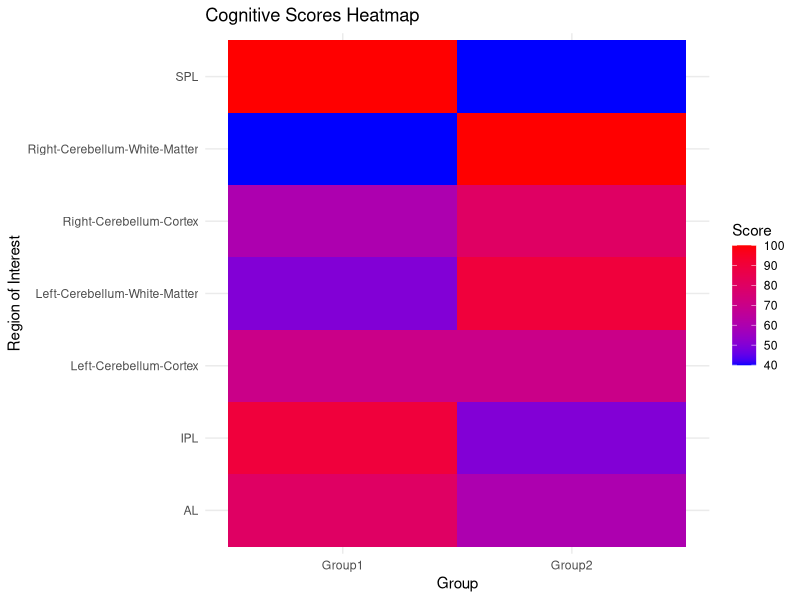
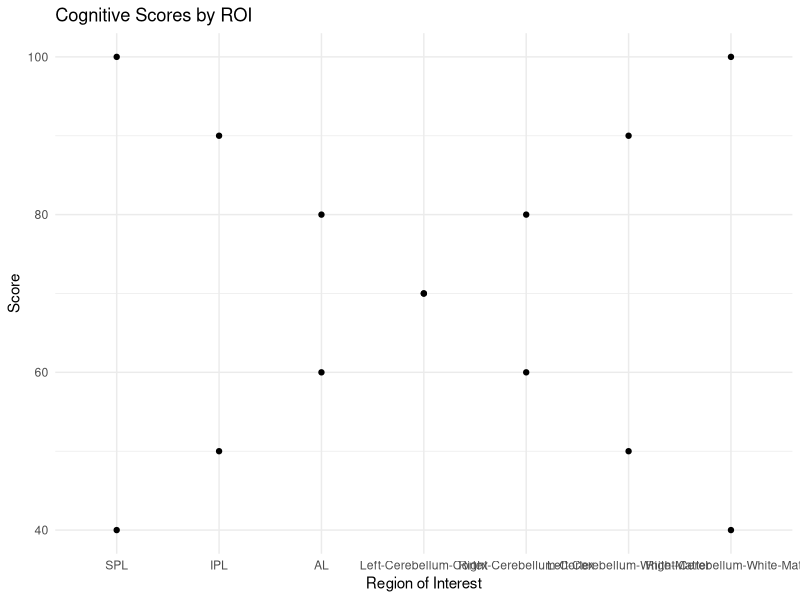
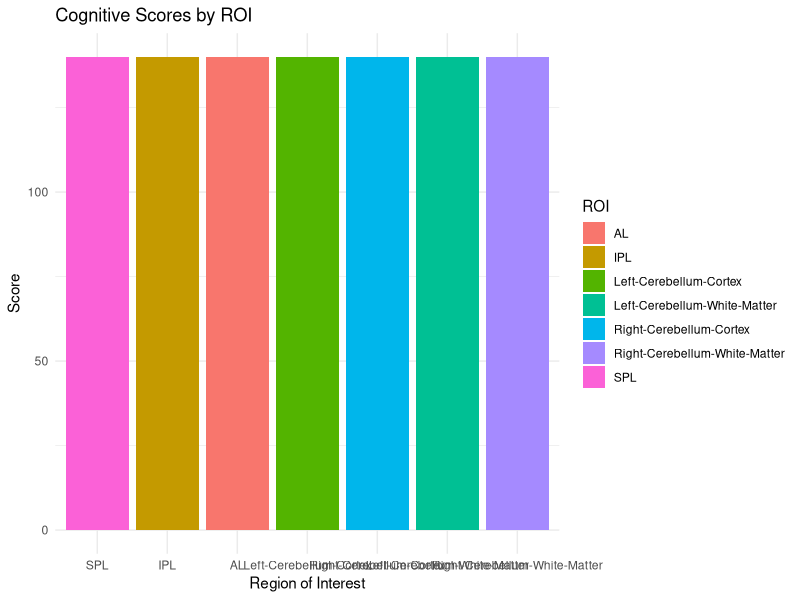
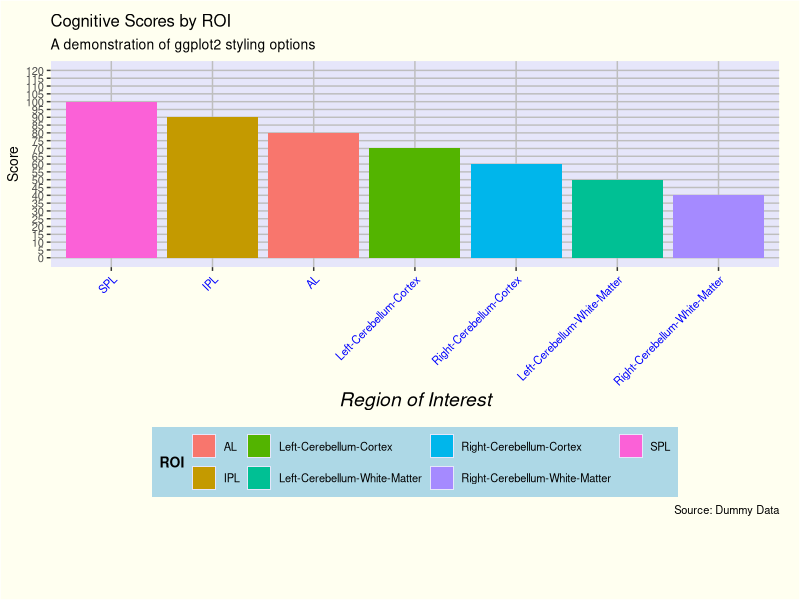
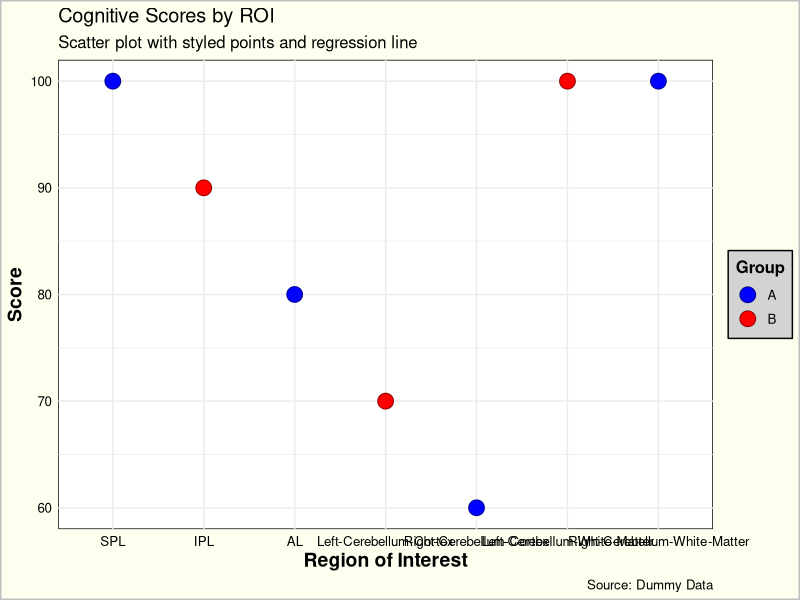
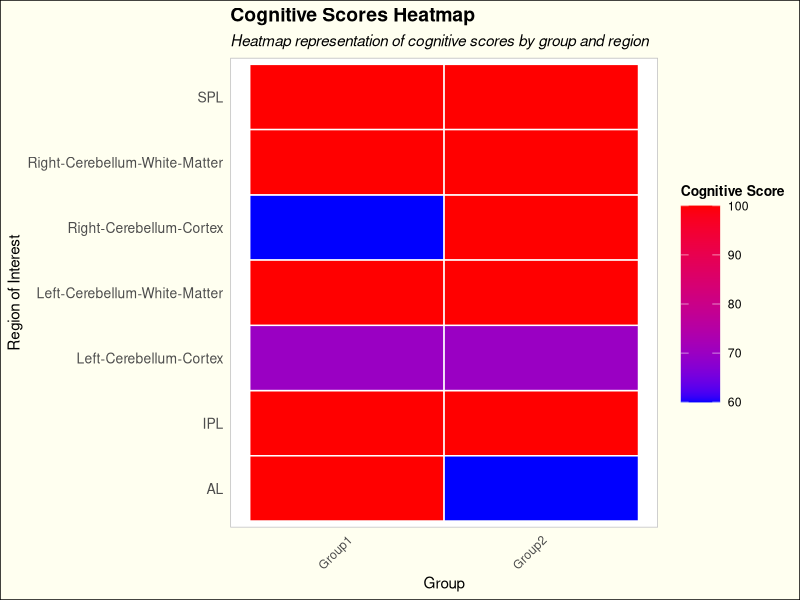
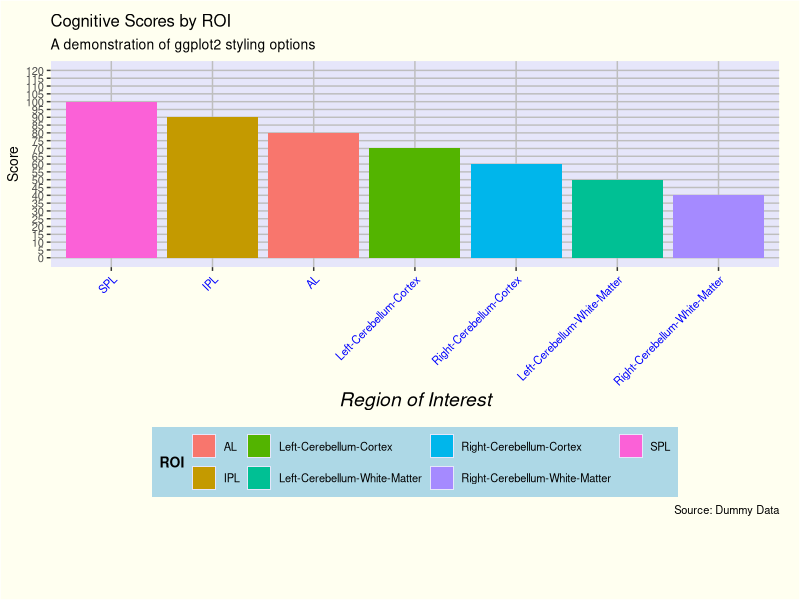
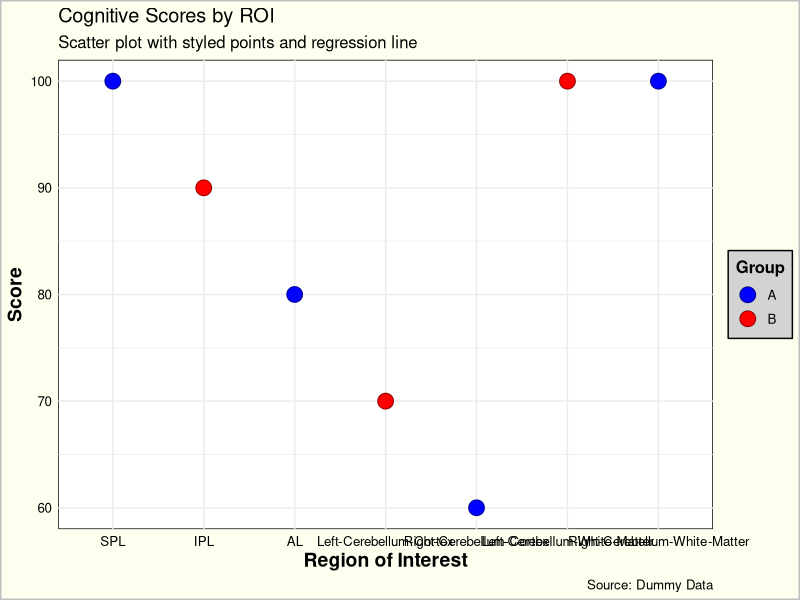

These charts were generated, in order, by the following R code:
# Load necessary libraries
library(ggplot2)
library(reshape2)

# Create dummy data
cognitive_measures <- c(100, 90, 80, 70, 60, 50, 40)
rois <- c("SPL", "IPL", "AL", "Left-Cerebellum-Cortex", "Right-Cerebellum-Cortex", "Left-Cerebellum-White-Matter", "Right-Cerebellum-White-Matter")
group <- rep(c("Group1", "Group2"), each=7)

# Create a dataframe with these measures and hypothetical groups
data <- data.frame(Group=group, ROI=rep(rois, 2), Score=c(cognitive_measures, rev(cognitive_measures)))

# Heatmap Data Preparation
data_melted <- melt(data, id.vars=c("Group", "ROI"), value.name="Score")

# Heatmap Plot
ggplot(data_melted, aes(x=Group, y=ROI, fill=Score)) +
  geom_tile() +
  scale_fill_gradient(low="blue", high="red") +
  theme_minimal() +
  labs(title="Cognitive Scores Heatmap", x="Group", y="Region of Interest")

# Scatter Plot
ggplot(data, aes(x=factor(ROI, levels=rois), y=Score)) +
  geom_point() +
  theme_minimal() +
  labs(title="Cognitive Scores by ROI", x="Region of Interest", y="Score")

# Bar Chart
ggplot(data, aes(x=factor(ROI, levels=rois), y=Score, fill=ROI)) +
  geom_bar(stat="identity") +
  theme_minimal() +
  labs(title="Cognitive Scores by ROI", x="Region of Interest", y="Score")





########################

# Load necessary libraries
library(ggplot2)
library(grid)  # For the unit function

# Create dummy data
cognitive_measures <- c(100, 90, 80, 70, 60, 50, 40)
rois <- c("SPL", "IPL", "AL", "Left-Cerebellum-Cortex", "Right-Cerebellum-Cortex", 
          "Left-Cerebellum-White-Matter", "Right-Cerebellum-White-Matter")
data <- data.frame(ROI=rois, Score=cognitive_measures)

# Bar Chart with Styling
ggplot(data, aes(x=factor(ROI, levels=rois), y=Score, fill=ROI)) +
  geom_bar(stat="identity") +
  scale_y_continuous(breaks = seq(0, 120, by = 5), limits = c(0, 120)) +
  labs(title = "Cognitive Scores by ROI",
       subtitle = "A demonstration of ggplot2 styling options",
       x = "Region of Interest",
       y = "Score",
       caption = "Source: Dummy Data") +
  theme(plot.margin = margin(t = 10, r = 15, b = 60, l = 5, unit = "pt"),
        text = element_text(size = 10),
        legend.position = "bottom",
        axis.text.x = element_text(angle = 45, hjust = 1, color = "blue"),
        axis.title.x = element_text(size = 14, face = "italic"),
        legend.title = element_text(face = "bold"),
        legend.background = element_rect(fill = "lightblue"),
        plot.background = element_rect(fill = "ivory"),
        panel.background = element_rect(fill = "lavender"),
        panel.grid.major = element_line(size = 0.5, linetype = 'solid', color = "gray"),
        panel.grid.minor = element_blank())  # Remove minor grid lines

# Save the plot to a file
ggsave("styled_plot.png", width = 10, height = 8, units = "in")



#########
# Load necessary libraries
library(ggplot2)

# Create dummy data
cognitive_measures <- c(100, 90, 80, 70, 60, 100, 100)
rois <- c("SPL", "IPL", "AL", "Left-Cerebellum-Cortex", "Right-Cerebellum-Cortex",
          "Left-Cerebellum-White-Matter", "Right-Cerebellum-White-Matter")
data <- data.frame(ROI=rois, Score=cognitive_measures, Group=rep(c("A", "B"), length.out = length(rois)))

# Scatter Plot with Styling
ggplot(data, aes(x=factor(ROI, levels=rois), y=Score, color=Group, shape=Group)) +
  geom_point(size=5, aes(fill=Group), pch=21) +  # Use filled shapes
  scale_fill_manual(values=c("A"="blue", "B"="red")) +
  scale_color_manual(values=c("A"="darkblue", "B"="darkred")) +
  geom_smooth(method="lm", se=TRUE, color="black", linetype="dashed") +  # Add a regression line with standard error
  labs(title = "Cognitive Scores by ROI",
       subtitle = "Scatter plot with styled points and regression line",
       x = "Region of Interest",
       y = "Score",
       caption = "Source: Dummy Data") +
  theme_minimal() +
  theme(plot.background = element_rect(fill = "ivory", color = "gray", size = 1),
        panel.background = element_rect(fill = "white"),
        text = element_text(size = 12),
        axis.title = element_text(size = 14, face = "bold"),
        axis.text = element_text(color = "black"),
        legend.position = "right",
        legend.title = element_text(face = "bold"),
        legend.background = element_rect(fill = "lightgray")) +
  scale_x_discrete(labels = function(x) stringr::str_wrap(x, width = 10))  # Wrap long labels for neatness

# Save the plot to a file
ggsave("styled_scatter_plot.png", width = 10, height = 8, units = "in")


######

# Load necessary libraries
library(ggplot2)
library(reshape2)  # For melting the data frame

# Create dummy data
cognitive_measures <- c(100, 100, 100, 70, 60, 100, 100)
rois <- c("SPL", "IPL", "AL", "Left-Cerebellum-Cortex", "Right-Cerebellum-Cortex",
          "Left-Cerebellum-White-Matter", "Right-Cerebellum-White-Matter")
group <- rep(c("Group1", "Group2"), each=7)
scores <- c(cognitive_measures, rev(cognitive_measures))  # Simulate two groups with reversed scores

# Prepare data
data <- data.frame(Group=group, ROI=rep(rois, 2), Score=scores)
data_melted <- melt(data, id.vars = c("Group", "ROI"), value.name = "Score")

# Heatmap with Styling
ggplot(data_melted, aes(x=Group, y=ROI, fill=Score)) +
  geom_tile(color = "white", size = 0.5) +  # Add white lines between tiles
  scale_fill_gradient(low = "blue", high = "red", name = "Cognitive Score") +
  labs(title = "Cognitive Scores Heatmap",
       subtitle = "Heatmap representation of cognitive scores by group and region",
       x = "Group",
       y = "Region of Interest") +
  theme_minimal() +
  theme(axis.text.x = element_text(angle = 45, vjust = 1, hjust=1),
        axis.text.y = element_text(size = 10),
        plot.title = element_text(face = "bold", size = 14),
        plot.subtitle = element_text(face = "italic"),
        legend.position = "right",
        legend.title = element_text(face = "bold", size = 10),
        legend.key.size = unit(1, "cm"),  # Larger legend keys
        plot.background = element_rect(fill = "ivory"),
        panel.background = element_rect(fill = "white", colour = "grey"),
        panel.grid.major = element_blank(),  # Remove major grid lines
        panel.grid.minor = element_blank())  # Remove minor grid lines

# Save the plot to a file
ggsave("styled_heatmap.png", width = 10, height = 6, units = "in")

